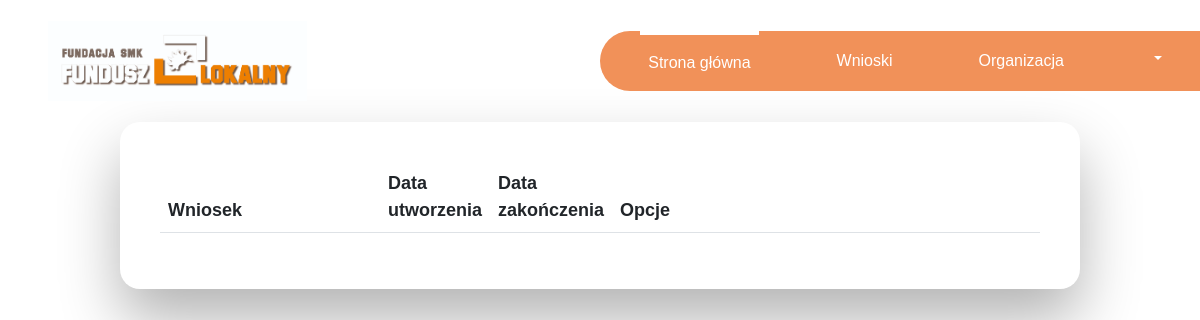
Before: /forms/forms.php (signed in) with the older database file.
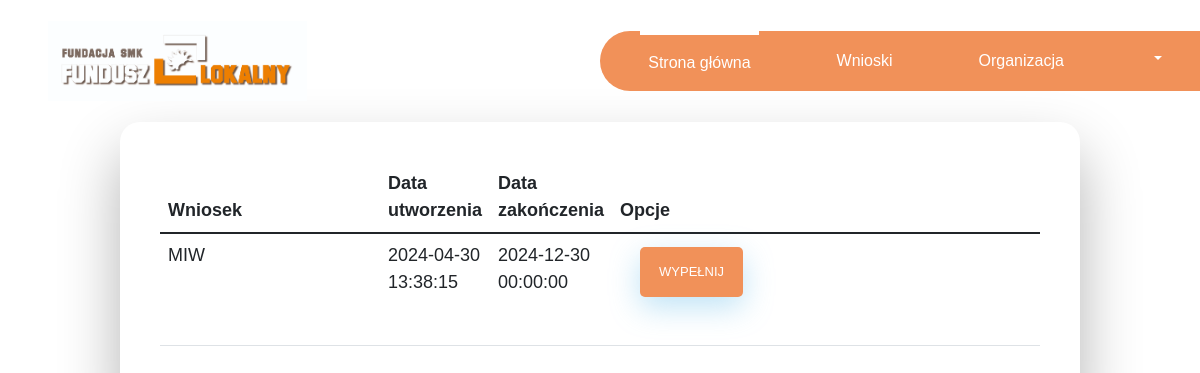
After: the same page with the newer database file.
### tables this page shows
CREATE TABLE `application` (
  `applicationID` int(11) NOT NULL,
  `name` text NOT NULL,
  `userID` int(11) NOT NULL,
  `datetime` datetime NOT NULL DEFAULT current_timestamp(),
  `datetimedo` datetime NOT NULL,
  `deleted` int(11) NOT NULL DEFAULT 0
);

### auth.php (called while the page is built, shortened)
<?php
function returniserid(){
    return ($_SESSION['user_id']);
}

### forms/forms.php (the view, shortened to what this page needs)
<?php require_once("../auth.php"); ?>
<!DOCTYPE html>
<html lang="PL">
<head>
    <link href="https://cdn.jsdelivr.net/npm/bootstrap@5.1.3/dist/css/bootstrap.min.css" rel="stylesheet"
>
    <link href="style.css" rel="stylesheet">
    <link href="https://cdn.datatables.net/v/bs5/dt-2.0.5/datatables.min.css" rel="stylesheet">
</head>
<body>
<?php require_once("../navbar.php"); ?>
<div class="wrapper fadeInDown">
    <table id="myTable" class="table table table-hover">
        <thead>
        <th scope="col" style="width:25%;">Wniosek</th>
        <th scope="col" style="width:10%;">Data utworzenia</th>
        <th scope="col" style="width:10%;">Data zakończenia</th>
        <th scope="col" data-orderable="false">Opcje</th>
        </thead>
        <tbody>
        <?php
        require_once("../dbconnect.php");
        $id=returniserid();
        $sql = "SELECT a.*
FROM `application` a
WHERE a.`deleted` = 0
  AND NOT EXISTS (
    SELECT 1
    FROM `readyapplication` r
    WHERE r.applicationID = a.applicationID
      AND r.userID = $id
      AND r.status != 1
  )
  order by a.datetimedo asc;";
        $result = $conn->query($sql);
        while ($row = $result->fetch_assoc()) {
            if(new DateTime($row["datetimedo"]) < new DateTime() && returnRole()==3){
                if(returnRole()==3){
                    echo "<tr style='background-color:lightgray;'>";
                    echo "<td>" . $row["name"] . "</td>";
                    echo "<td>" . $row["datetime"] . "</td>";
                    echo "<td>" . $row["datetimedo"] . "</td>";
                    echo "<td><a href='formsread.php?ID=" . $row["applicationID"] . "&finish=1'><input style='width: 25%' type='button' class='fadeIn fourth' value='Podgląd'></a>";
                    if (returnRole() == 2 or returnRole() == 3) {
                        echo "<a href='formscopy.php?ID=" . $row["applicationID"] . "'><input style='width: 25%;' type='button' class='fadeIn fourth' value='Kopiuj do szkiców'></a></td>";
                    }
                    echo "</tr>";
                }
            } else if(new DateTime($row["datetimedo"]) > new DateTime()){
                echo "<tr>";
                echo "<td>" . $row["name"] . "</td>";
                echo "<td>" . $row["datetime"] . "</td>";
                echo "<td>" . $row["datetimedo"] . "</td>";
                echo "<td><a href='formsread.php?ID=" . $row["applicationID"] . "&finish=0'><input style='width: 25%' type='button' class='fadeIn fourth' value='Wypełnij'></a>";
                echo "</tr>";
            }
        }
        ?>
    </table>
</div>
</body>
</html>

Changed rows visible on the page:
now on this page (row edited): application: name "MIW", datetime "2024-04-30 13:38:15", datetimedo "2024-12-30 00:00:00"
